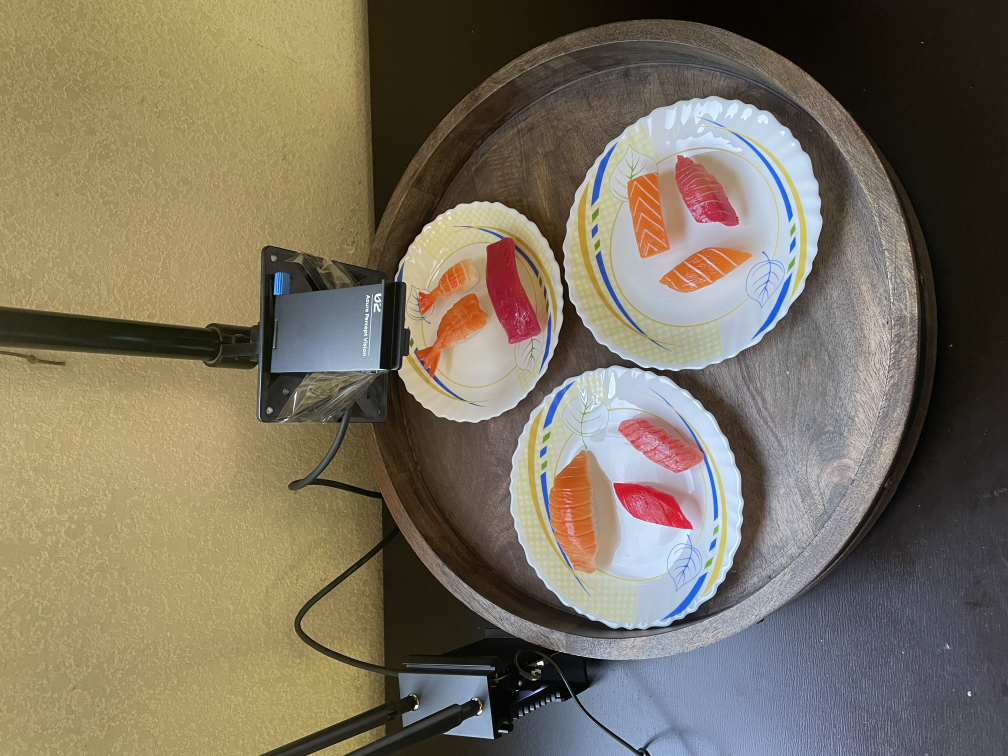
#> input picture assets/IMG_1090.JPG, 4032 x 3024 px (shown at 1/4 size)
$ python resize.py --folder assets   (older library calls are emulated)
#> lines starting #> are read from the running program, lines starting #| are printed output that depends on the picture
from multiprocessing import Pool
from itertools import repeat
from PIL import Image
import os
from pudb import set_trace
import argparse

SIZE = (818, 616)
save_dir_prefix = 'size_' + str(SIZE[0]) + '_' + str(SIZE[1])


def get_image_paths(folder):
    return [os.path.join(folder, f)
            for f in os.listdir(folder)
            if '.jpg' or '.JPG' in f]


def create_thumbnail(filename, save_dir_path):
#> called with filename = 'assets/IMG_1090.JPG', save_dir_path = 'assets_size_818_616'
    im = Image.open(filename)
#> im is the input picture: PIL image 4032x3024 RGB; mean R, G, B 124, 114.1, 96.3
    im.thumbnail(SIZE, Image.ANTIALIAS)
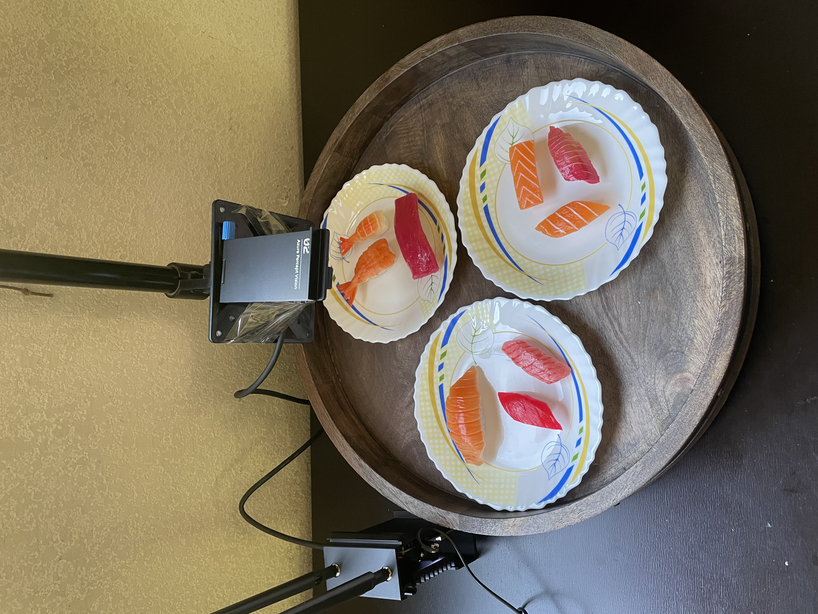
#> im: PIL image 818x614 RGB; mean R, G, B 124.1, 114.2, 96.5
    save_path = os.path.join(save_dir_path, os.path.splitext(os.path.basename(filename))[0] +
                             '-' + save_dir_prefix +
                             os.path.splitext(os.path.basename(filename))[1])
    im.save(save_path)


if __name__ == '__main__':
    parser = argparse.ArgumentParser()
    parser.add_argument('-f', '--folder', type=str,
                        required=True, help="the name of the folder")
    args = parser.parse_args()
    print(args.folder)
    save_dir_path = os.path.join(os.path.dirname(
        args.folder), os.path.basename(args.folder) + '_' + save_dir_prefix)
    os.makedirs(save_dir_path, exist_ok=True)

    image_paths = get_image_paths(args.folder)
    print(image_paths)

    pool = Pool()
    pool.starmap(create_thumbnail, zip(image_paths, repeat(save_dir_path)))
